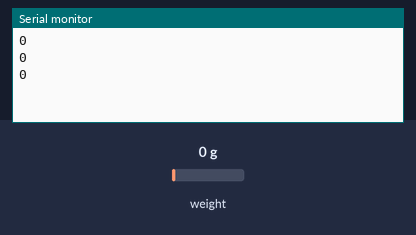
Simulated run of this sketch. Board: Arduino Uno, built with avr-gcc and run on an emulated ATmega328P. Shown: the last lines printed to the serial monitor. The inputs (shaded band) are chosen by the test bench; at power-on: weight on the scale 0 g.

Above: at 1.5 s.
1.6 s: weight on the scale set to 100 g
At 2.4 s:
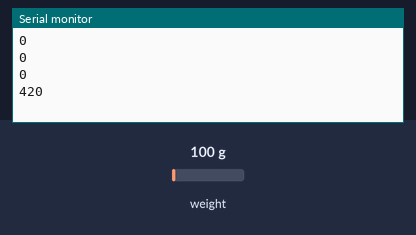
3.1 s: weight on the scale set to 1250 g
At 3.5 s:
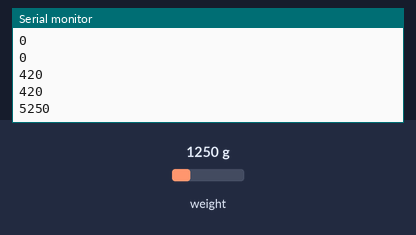
Timing chart, 0 to 6.1 s (numbered marks = the images above; inputs shaded):
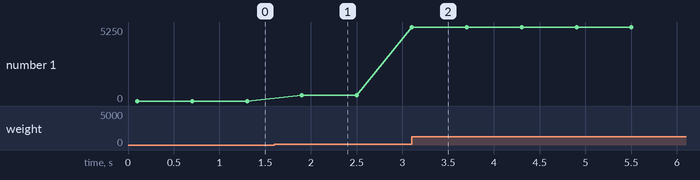

Measured:
- after the input at 1.6 s, the serial monitor: prints a new line after 0.30 s (image 1)
- after the input at 3.1 s, the serial monitor: prints a new line at once (image 2)
- plotted number 1: 0 → 420 after the input at 1.6 s, 420 → 5250 after the input at 3.1 s

The sketch:

maca.ino
```cpp
#include <Q2HX711.h>                              //Download it here: https://electronoobs.com/eng_arduino_hx711.php
const byte hx711_data_pin = 3;
const byte hx711_clock_pin = 2;
Q2HX711 hx711(hx711_data_pin, hx711_clock_pin);
void setup() {
  Serial.begin(9600);
}
void loop() {
  Serial.println(hx711.read()/100);
  delay(500);
}
```
